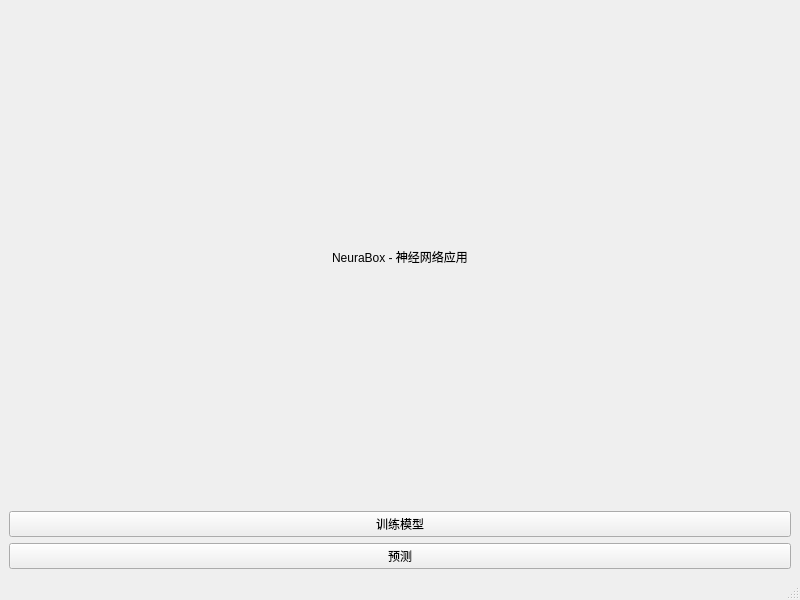
<?xml version="1.0" encoding="UTF-8"?>
<ui version="4.0">
 <class>MainWindow</class>
 <widget class="QMainWindow" name="MainWindow">
  <property name="geometry">
   <rect>
    <x>0</x>
    <y>0</y>
    <width>800</width>
    <height>600</height>
   </rect>
  </property>
  <property name="windowTitle">
   <string>NeuraBox</string>
  </property>
  <widget class="QWidget" name="centralwidget">
   <layout class="QVBoxLayout" name="verticalLayout">
    <item>
     <widget class="QLabel" name="title_label">
      <property name="text">
       <string>NeuraBox - 神经网络应用</string>
      </property>
      <property name="alignment">
       <set>Qt::AlignCenter</set>
      </property>
     </widget>
    </item>
    <item>
     <widget class="QPushButton" name="train_button">
      <property name="text">
       <string>训练模型</string>
      </property>
     </widget>
    </item>
    <item>
     <widget class="QPushButton" name="predict_button">
      <property name="text">
       <string>预测</string>
      </property>
     </widget>
    </item>
   </layout>
  </widget>
  <widget class="QMenuBar" name="menubar"/>
  <widget class="QStatusBar" name="statusbar"/>
 </widget>
</ui> 
